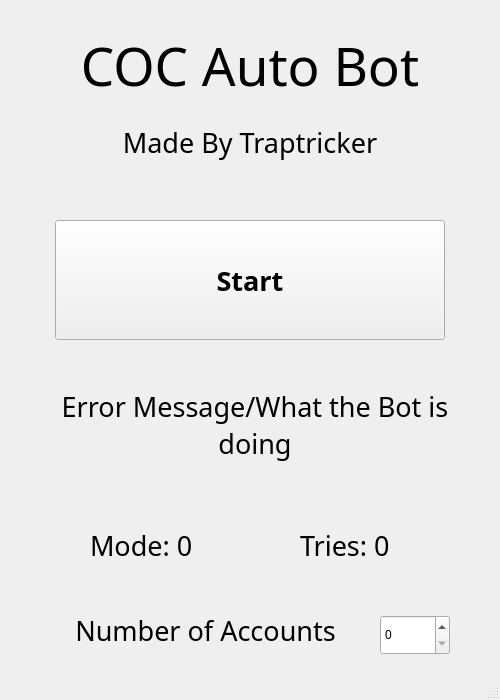
<?xml version="1.0" encoding="UTF-8"?>
<ui version="4.0">
 <class>MainWindow</class>
 <widget class="QMainWindow" name="MainWindow">
  <property name="geometry">
   <rect>
    <x>0</x>
    <y>0</y>
    <width>500</width>
    <height>700</height>
   </rect>
  </property>
  <property name="minimumSize">
   <size>
    <width>500</width>
    <height>700</height>
   </size>
  </property>
  <property name="maximumSize">
   <size>
    <width>500</width>
    <height>700</height>
   </size>
  </property>
  <property name="windowTitle">
   <string>MainWindow</string>
  </property>
  <widget class="QWidget" name="centralwidget">
   <widget class="QLabel" name="label">
    <property name="geometry">
     <rect>
      <x>35</x>
      <y>35</y>
      <width>430</width>
      <height>61</height>
     </rect>
    </property>
    <property name="font">
     <font>
      <family>Yu Gothic UI Semibold</family>
      <pointsize>40</pointsize>
      <weight>50</weight>
      <bold>false</bold>
      <underline>false</underline>
     </font>
    </property>
    <property name="text">
     <string>COC Auto Bot</string>
    </property>
    <property name="alignment">
     <set>Qt::AlignCenter</set>
    </property>
   </widget>
   <widget class="QSpinBox" name="spinBox">
    <property name="geometry">
     <rect>
      <x>380</x>
      <y>615</y>
      <width>70</width>
      <height>40</height>
     </rect>
    </property>
   </widget>
   <widget class="QLabel" name="label_2">
    <property name="geometry">
     <rect>
      <x>50</x>
      <y>610</y>
      <width>311</width>
      <height>40</height>
     </rect>
    </property>
    <property name="font">
     <font>
      <family>Yu Gothic UI Semibold</family>
      <pointsize>20</pointsize>
      <weight>50</weight>
      <bold>false</bold>
      <underline>false</underline>
     </font>
    </property>
    <property name="text">
     <string>Number of Accounts</string>
    </property>
    <property name="alignment">
     <set>Qt::AlignCenter</set>
    </property>
   </widget>
   <widget class="QPushButton" name="pushButton">
    <property name="geometry">
     <rect>
      <x>55</x>
      <y>220</y>
      <width>390</width>
      <height>120</height>
     </rect>
    </property>
    <property name="font">
     <font>
      <family>Yu Gothic UI Semibold</family>
      <pointsize>20</pointsize>
      <weight>75</weight>
      <bold>true</bold>
     </font>
    </property>
    <property name="text">
     <string>Start</string>
    </property>
   </widget>
   <widget class="QLabel" name="label_5">
    <property name="geometry">
     <rect>
      <x>60</x>
      <y>350</y>
      <width>390</width>
      <height>150</height>
     </rect>
    </property>
    <property name="font">
     <font>
      <family>Yu Gothic UI Semibold</family>
      <pointsize>20</pointsize>
      <weight>50</weight>
      <bold>false</bold>
      <underline>false</underline>
     </font>
    </property>
    <property name="text">
     <string>Error Message/What the Bot is doing</string>
    </property>
    <property name="alignment">
     <set>Qt::AlignCenter</set>
    </property>
    <property name="wordWrap">
     <bool>true</bool>
    </property>
   </widget>
   <widget class="QLabel" name="label_3">
    <property name="geometry">
     <rect>
      <x>95</x>
      <y>120</y>
      <width>310</width>
      <height>45</height>
     </rect>
    </property>
    <property name="font">
     <font>
      <family>Yu Gothic UI Semibold</family>
      <pointsize>20</pointsize>
      <weight>50</weight>
      <bold>false</bold>
      <underline>false</underline>
     </font>
    </property>
    <property name="text">
     <string>Made By Traptricker</string>
    </property>
    <property name="alignment">
     <set>Qt::AlignCenter</set>
    </property>
   </widget>
   <widget class="QLabel" name="label_4">
    <property name="geometry">
     <rect>
      <x>90</x>
      <y>525</y>
      <width>141</width>
      <height>40</height>
     </rect>
    </property>
    <property name="font">
     <font>
      <family>Yu Gothic UI Semibold</family>
      <pointsize>20</pointsize>
      <weight>50</weight>
      <bold>false</bold>
      <underline>false</underline>
     </font>
    </property>
    <property name="text">
     <string>Mode: 0</string>
    </property>
    <property name="alignment">
     <set>Qt::AlignLeading|Qt::AlignLeft|Qt::AlignVCenter</set>
    </property>
   </widget>
   <widget class="QLabel" name="label_6">
    <property name="geometry">
     <rect>
      <x>300</x>
      <y>525</y>
      <width>141</width>
      <height>40</height>
     </rect>
    </property>
    <property name="font">
     <font>
      <family>Yu Gothic UI Semibold</family>
      <pointsize>20</pointsize>
      <weight>50</weight>
      <bold>false</bold>
      <underline>false</underline>
     </font>
    </property>
    <property name="text">
     <string>Tries: 0</string>
    </property>
    <property name="alignment">
     <set>Qt::AlignLeading|Qt::AlignLeft|Qt::AlignVCenter</set>
    </property>
   </widget>
  </widget>
  <widget class="QStatusBar" name="statusbar"/>
 </widget>
 <resources/>
 <connections/>
</ui>
